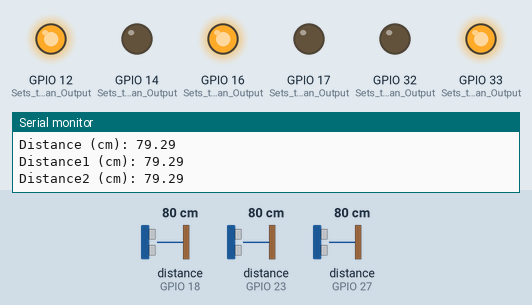
This sketch was run on a simulated ESP32. On the bench: output pins drawn as LEDs (lit = HIGH), the last lines printed to the serial monitor. Wiring (inferred from the names in the program): 3 × ultrasonic range finder: trigger GPIO 5, echo GPIO 18 / trigger GPIO 22, echo GPIO 23 / trigger GPIO 26, echo GPIO 27. Inputs (shaded band) come from the test bench; at power-on: distance to the obstacle (sensors on GPIO 18, GPIO 23, GPIO 27) 80 cm. The echo pulse lasts 58.3 µs per cm; pins used as bus, display or sensor lines are not drawn.

Above: at 1.8 s.
1.9 s: distance to the obstacle (sensor on GPIO 18) set to 7 cm
3.4 s: distance to the obstacle (sensor on GPIO 18) set to 4 cm
At 5.2 s:
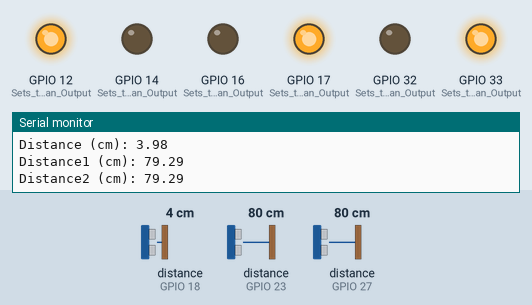
5.5 s: distance to the obstacle (sensor on GPIO 23) set to 7 cm
7.2 s: distance to the obstacle (sensor on GPIO 23) set to 4 cm
At 8.6 s:
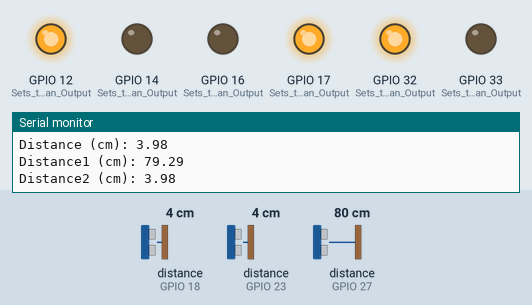
9.5 s: distance to the obstacle (sensor on GPIO 27) set to 7 cm
11.3 s: distance to the obstacle (sensor on GPIO 27) set to 4 cm
At 13.3 s:
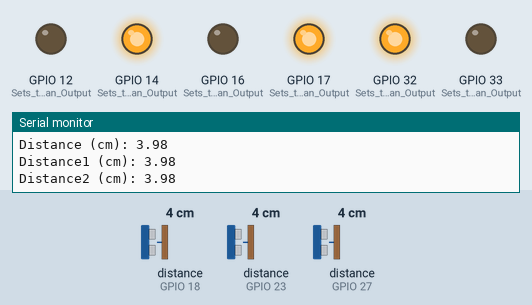
Timing chart, 0 to 14.6 s (numbered marks = the images above; inputs shaded):
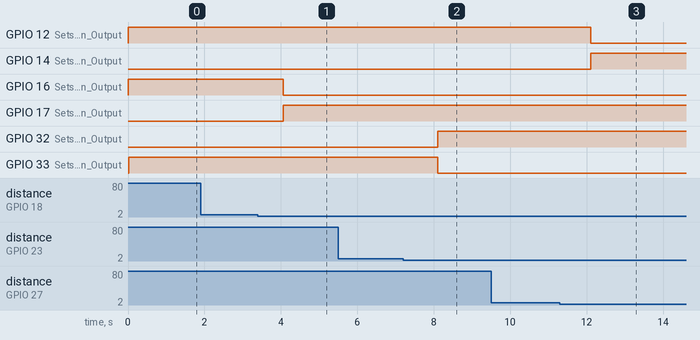

The sketch:

capteur.ino
```cpp
const int trigPin = 5;
const int echoPin = 18;

const int trigPin1 = 26;
const int echoPin1 = 27;

const int trigPin2 = 22;
const int echoPin2 = 23;

//define sound speed in cm/uS
#define SOUND_SPEED 0.034
#define CM_TO_INCH 0.393701
long duration;
float distanceCm;

long duration1;
float distanceCm1;

long duration2;
float distanceCm2;
//float distanceInch;


void setup() {

  Serial.begin(115200); // Starts the serial communication
  /***D***/
  pinMode(16, OUTPUT); // Sets the Led as an Output
  pinMode(17, OUTPUT); // Sets the Led as an Output
  /***D1***/
  pinMode(12, OUTPUT); // Sets the Led as an Output
  pinMode(14, OUTPUT); // Sets the Led as an Output
  /***D2***/
  pinMode(32, OUTPUT); // Sets the Led as an Output
  pinMode(33, OUTPUT); // Sets the Led as an Output

  pinMode(trigPin, OUTPUT); // Sets the trigPin as an Output
  pinMode(echoPin, INPUT); // Sets the echoPin as an Input

  pinMode(trigPin1, OUTPUT); // Sets the trigPin as an Output
  pinMode(echoPin1, INPUT); // Sets the echoPin as an Input

  pinMode(trigPin2, OUTPUT); // Sets the trigPin as an Output
  pinMode(echoPin2, INPUT); // Sets the echoPin as an Input
}
void loop() {

  /******************************************************************************/

  // Clears the trigPin
  digitalWrite(trigPin, LOW);
  delayMicroseconds(2);
  // Sets the trigPin on HIGH state for 10 micro seconds
  digitalWrite(trigPin, HIGH);
  delayMicroseconds(10);
  digitalWrite(trigPin, LOW);

  // Reads the echoPin, returns the sound wave travel time in microseconds
  duration = pulseIn(echoPin, HIGH);

  // Calculate the distance
  distanceCm = duration * SOUND_SPEED/2;

  // Convert to inches
  //distanceInch = distanceCm * CM_TO_INCH;

  // Prints the distance in the Serial Monitor
  Serial.print("Distance (cm): ");
  Serial.println(distanceCm);
  if(distanceCm < 5)
  {
    digitalWrite(17, HIGH);
    digitalWrite(16, LOW);
  }
  else
  {
    digitalWrite(17, LOW);
    digitalWrite(16, HIGH);
  }
  /*Serial.print("Distance (inch): ");
  Serial.println(distanceInch);*/
  /******************************************************************************/
  // Clears the trigPin
  digitalWrite(trigPin1, LOW);
  delayMicroseconds(2);
  // Sets the trigPin on HIGH state for 10 micro seconds
  digitalWrite(trigPin1, HIGH);
  delayMicroseconds(10);
  digitalWrite(trigPin1, LOW);

  // Reads the echoPin, returns the sound wave travel time in microseconds
  duration1 = pulseIn(echoPin1, HIGH);

  // Calculate the distance
  distanceCm1 = duration1 * SOUND_SPEED/2;

  // Prints the distance in the Serial Monitor
  Serial.print("Distance1 (cm): ");
  Serial.println(distanceCm1);
  if(distanceCm1 < 5)
  {
    digitalWrite(14, HIGH);
    digitalWrite(12, LOW);
  }
  else
  {
    digitalWrite(14, LOW);
    digitalWrite(12, HIGH);
  }
  /******************************************************************************/
  // Clears the trigPin
  digitalWrite(trigPin2, LOW);
  delayMicroseconds(2);
  // Sets the trigPin on HIGH state for 10 micro seconds
  digitalWrite(trigPin2, HIGH);
  delayMicroseconds(10);
  digitalWrite(trigPin2, LOW);

  // Reads the echoPin, returns the sound wave travel time in microseconds
  duration2 = pulseIn(echoPin2, HIGH);

  // Calculate the distance
  distanceCm2 = duration2 * SOUND_SPEED/2;

  // Prints the distance in the Serial Monitor
  Serial.print("Distance2 (cm): ");
  Serial.println(distanceCm2);
  if(distanceCm2 < 5)
  {
    digitalWrite(32, HIGH);
    digitalWrite(33, LOW);
  }
  else
  {
    digitalWrite(32, LOW);
    digitalWrite(33, HIGH);
  }

  /******************************************************************************/
  delay(1000);
}
```

Measured:
- the behaviour switches between 6 and 5 cm on distance to the obstacle (sensor on GPIO 18) (found by bisection; images 0 and 1)
- the behaviour switches between 6 and 5 cm on distance to the obstacle (sensor on GPIO 23) (found by bisection; images 1 and 2)
- the behaviour switches between 6 and 5 cm on distance to the obstacle (sensor on GPIO 27) (found by bisection; images 2 and 3)
- after the input at 3.4 s, GPIO 16 (Sets_the_Led_as_an_Output): HIGH → LOW after 0.66 s; GPIO 17 (Sets_the_Led_as_an_Output): LOW → HIGH after 0.66 s
- after the input at 7.2 s, GPIO 32 (Sets_the_Led_as_an_Output): LOW → HIGH after 0.90 s; GPIO 33 (Sets_the_Led_as_an_Output): HIGH → LOW after 0.90 s
- after the input at 11.3 s, GPIO 12 (Sets_the_Led_as_an_Output): HIGH → LOW after 0.81 s; GPIO 14 (Sets_the_Led_as_an_Output): LOW → HIGH after 0.81 s
